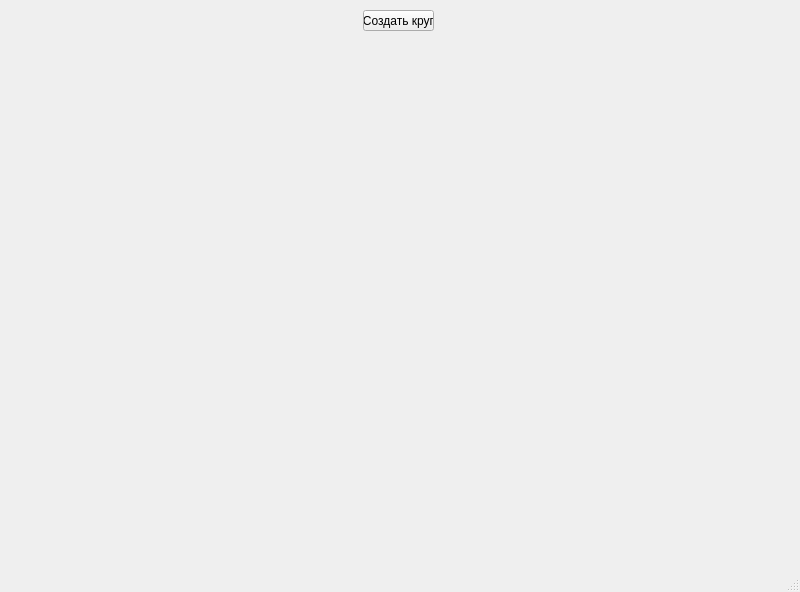
<?xml version="1.0" encoding="UTF-8"?>
<ui version="4.0">
 <class>MainWindow</class>
 <widget class="QMainWindow" name="MainWindow">
  <property name="geometry">
   <rect>
    <x>0</x>
    <y>0</y>
    <width>800</width>
    <height>592</height>
   </rect>
  </property>
  <property name="minimumSize">
   <size>
    <width>800</width>
    <height>592</height>
   </size>
  </property>
  <property name="maximumSize">
   <size>
    <width>800</width>
    <height>592</height>
   </size>
  </property>
  <property name="windowTitle">
   <string>MainWindow</string>
  </property>
  <widget class="QWidget" name="centralwidget">
   <widget class="QPushButton" name="pushButton">
    <property name="geometry">
     <rect>
      <x>363</x>
      <y>10</y>
      <width>71</width>
      <height>21</height>
     </rect>
    </property>
    <property name="text">
     <string>Создать круг</string>
    </property>
   </widget>
  </widget>
  <widget class="QMenuBar" name="menubar">
   <property name="geometry">
    <rect>
     <x>0</x>
     <y>0</y>
     <width>800</width>
     <height>20</height>
    </rect>
   </property>
  </widget>
  <widget class="QStatusBar" name="statusbar"/>
 </widget>
 <resources/>
 <connections/>
</ui>
